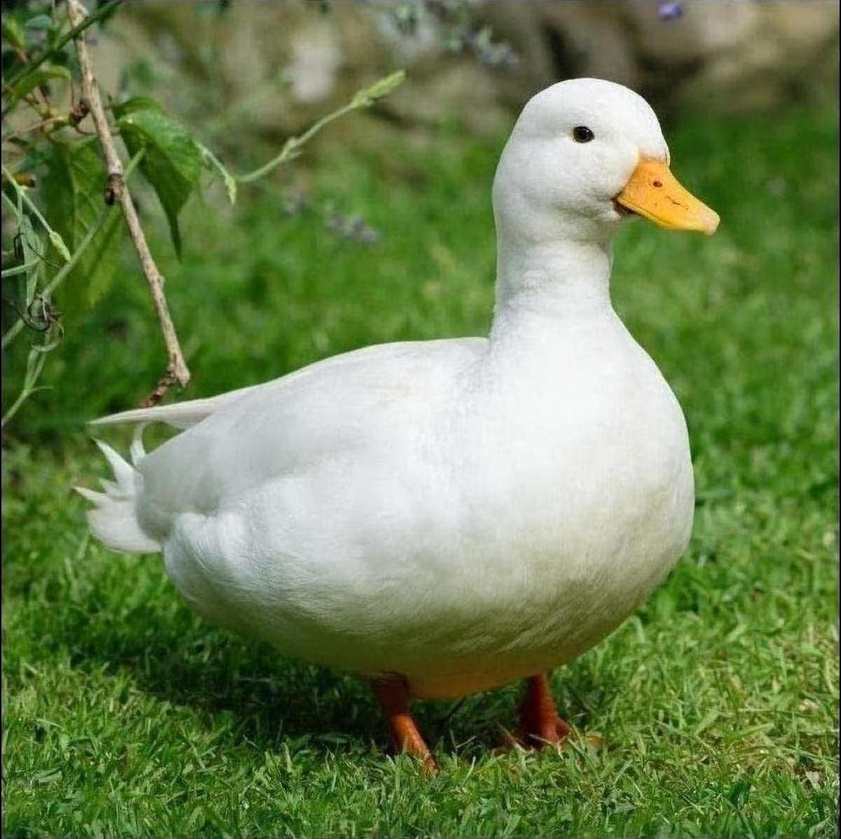
#> input picture imgs/duck.jpeg, 841 x 839 px, shrunk from 1200 x 1196 before the run; its folder holds only this picture in this run
$ python imageEditor.py
#> lines starting #> are read from the running program, lines starting #| are printed output that depends on the picture
from PIL import Image, ImageEnhance, ImageFilter
import os

path = './imgs'
pathOut = '/editedImgs'

for filename in os.listdir(path):
    img = Image.open(f"{path}/{filename}")
#> img is the input picture: PIL image 841x839 RGB; mean R, G, B 108.5, 128.7, 80.9
    # img.show()
    print(img.size, img.format, img.mode)
#| (841, 839) JPEG RGB

    out = img.rotate(-90)
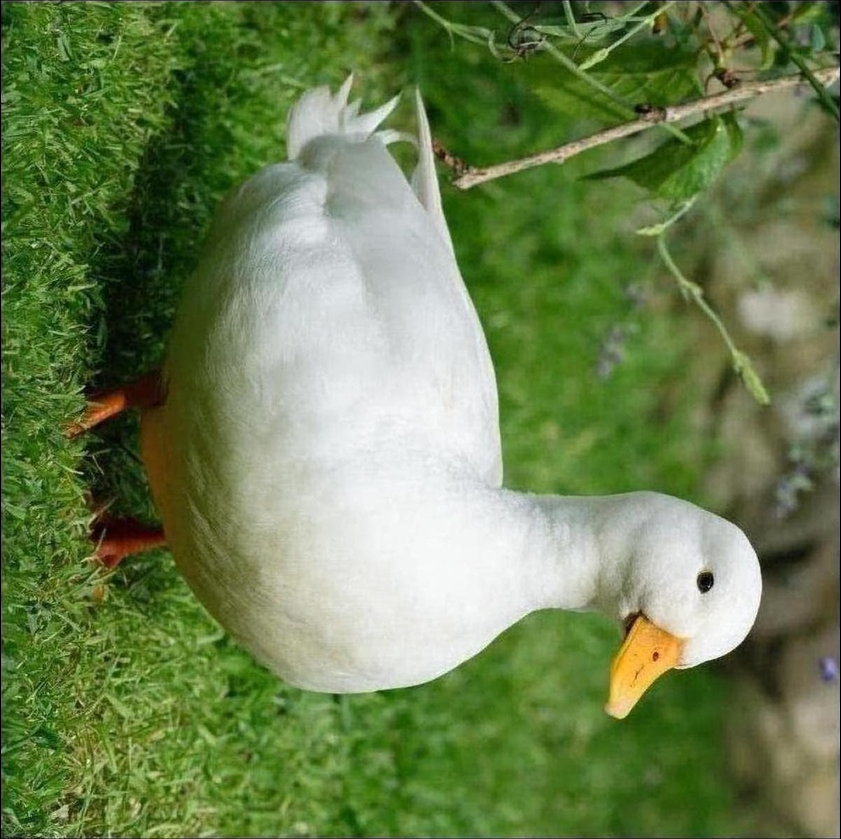
#> out: PIL image 841x839 RGB; mean R, G, B 108.5, 128.7, 80.9
    t = img.filter(ImageFilter.SHARPEN)
    t2 = img.convert('L')
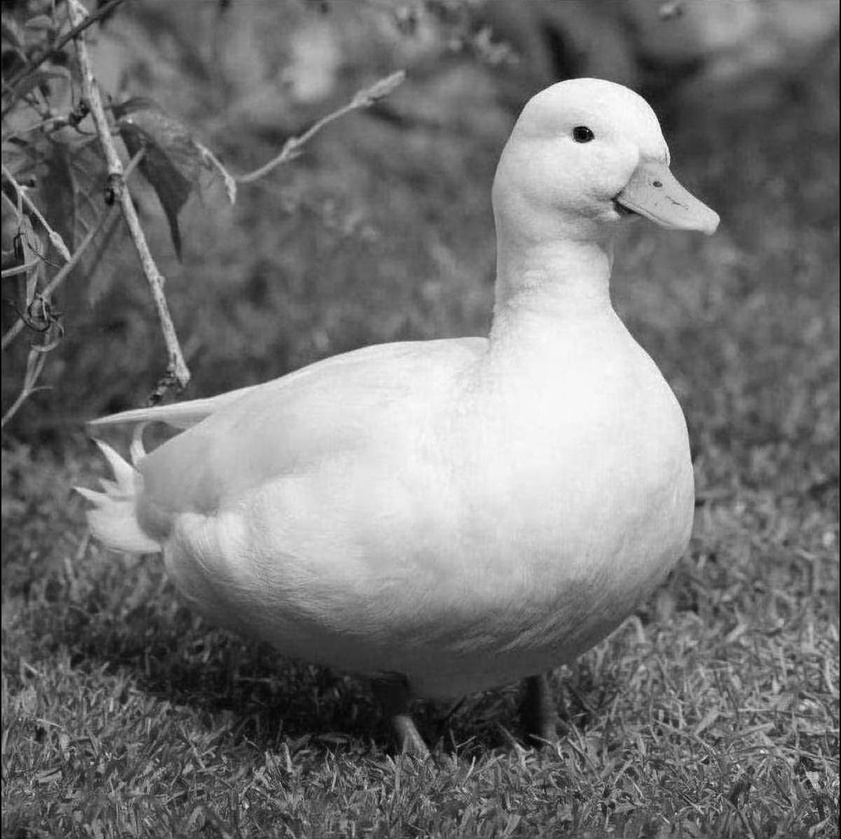
#> t2: PIL image 841x839 L; min 0, max 255, mean 117.2
    t.show()
    t2.show()
    t3 = t2.convert('RGB')
    t3.show()
    # out.show()
    out.save(f"./{pathOut}/{os.path.splitext(filename)[0]}_edited.jpg")
